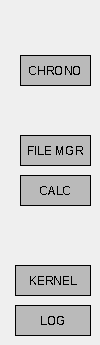
   <widget class="QWidget" name="apps">
    <widget class="QPushButton" name="start_syslog_button">
     <property name="geometry">
      <rect>
       <x>15</x>
       <y>305</y>
       <width>76</width>
       <height>31</height>
      </rect>
     </property>
     <property name="font">
      <font>
       <pointsize>9</pointsize>
       <stylestrategy>NoAntialias</stylestrategy>
      </font>
     </property>
     <property name="cursor">
      <cursorShape>PointingHandCursor</cursorShape>
     </property>
     <property name="focusPolicy">
      <enum>Qt::WheelFocus</enum>
     </property>
     <property name="styleSheet">
      <string notr="true">border: 1px solid black; 
border-radius: 25px;
background-color: rgb(186, 186, 186);</string>
     </property>
     <property name="text">
      <string>LOG</string>
     </property>
    </widget>
    <widget class="QPushButton" name="start_dmesg_button">
     <property name="geometry">
      <rect>
       <x>15</x>
       <y>265</y>
       <width>76</width>
       <height>31</height>
      </rect>
     </property>
     <property name="font">
      <font>
       <pointsize>9</pointsize>
       <stylestrategy>NoAntialias</stylestrategy>
      </font>
     </property>
     <property name="cursor">
      <cursorShape>PointingHandCursor</cursorShape>
     </property>
     <property name="focusPolicy">
      <enum>Qt::WheelFocus</enum>
     </property>
     <property name="styleSheet">
      <string notr="true">border: 1px solid black; 
border-radius: 25px;
background-color: rgb(186, 186, 186);</string>
     </property>
     <property name="text">
      <string>KERNEL</string>
     </property>
    </widget>
    <widget class="QPushButton" name="chrono_button">
     <property name="geometry">
      <rect>
       <x>20</x>
       <y>55</y>
       <width>71</width>
       <height>31</height>
      </rect>
     </property>
     <property name="font">
      <font>
       <pointsize>9</pointsize>
       <stylestrategy>NoAntialias</stylestrategy>
      </font>
     </property>
     <property name="cursor">
      <cursorShape>PointingHandCursor</cursorShape>
     </property>
     <property name="focusPolicy">
      <enum>Qt::WheelFocus</enum>
     </property>
     <property name="styleSheet">
      <string notr="true">border: 1px solid black; 
border-radius: 25px;
background-color: rgb(186, 186, 186);</string>
     </property>
     <property name="text">
      <string>CHRONO</string>
     </property>
    </widget>
    <widget class="QPushButton" name="file_manager_button">
     <property name="geometry">
      <rect>
       <x>20</x>
       <y>135</y>
       <width>71</width>
       <height>31</height>
      </rect>
     </property>
     <property name="font">
      <font>
       <pointsize>9</pointsize>
       <stylestrategy>NoAntialias</stylestrategy>
      </font>
     </property>
     <property name="cursor">
      <cursorShape>PointingHandCursor</cursorShape>
     </property>
     <property name="focusPolicy">
      <enum>Qt::WheelFocus</enum>
     </property>
     <property name="styleSheet">
      <string notr="true">border: 1px solid black; 
border-radius: 25px;
background-color: rgb(186, 186, 186);</string>
     </property>
     <property name="text">
      <string>FILE MGR</string>
     </property>
    </widget>
    <widget class="QPushButton" name="test_speaker_button_3">
     <property name="geometry">
      <rect>
       <x>20</x>
       <y>175</y>
       <width>71</width>
       <height>31</height>
      </rect>
     </property>
     <property name="font">
      <font>
       <pointsize>9</pointsize>
       <stylestrategy>NoAntialias</stylestrategy>
      </font>
     </property>
     <property name="cursor">
      <cursorShape>PointingHandCursor</cursorShape>
     </property>
     <property name="focusPolicy">
      <enum>Qt::WheelFocus</enum>
     </property>
     <property name="styleSheet">
      <string notr="true">border: 1px solid black; 
border-radius: 25px;
background-color: rgb(186, 186, 186);</string>
     </property>
     <property name="text">
      <string>CALC</string>
     </property>
    </widget>
   </widget>
